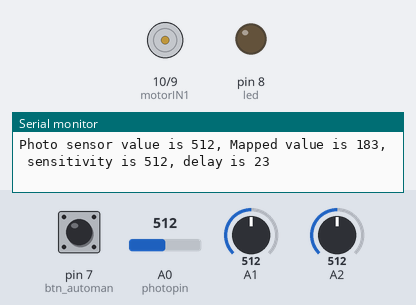
Simulated run of this sketch. Board: Arduino Uno, built with avr-gcc and run on an emulated ATmega328P. Parts: motor-driver pin pairs drawn as motors (green arrow = first pin HIGH = forward, orange = second pin HIGH = backward, longer = more drive), output pins drawn as LEDs (lit = HIGH), the last lines printed to the serial monitor. The inputs (shaded band) are chosen by the test bench; at power-on: A0 (photopin) = 512, pin 7 (btn_automan) LOW, A1 = 512, A2 = 512.

Above: at 1.8 s.
1.9 s: A0 (photopin) set to 701
3.4 s: A0 (photopin) set to 722
At 5.2 s:
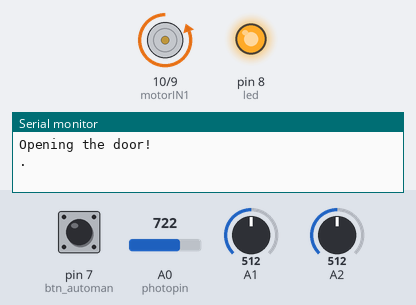
Timing chart, 0 to 50.6 s (numbered marks = the images above; inputs shaded):
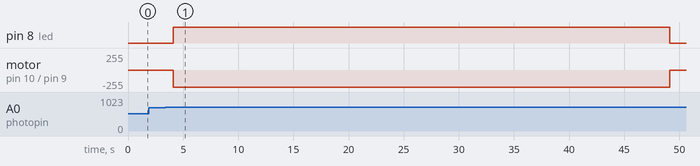

The sketch:

ChickenCoop_v2.ino
```cpp
const int btn_down = 5 ;
const int btn_up = 6 ;
const int btn_automan = 7 ;
const int led =  8;
const int motorIN1 = 10;  //sainsmart dual H bridge
const int motorIN2 = 9;
const int photopin = A0;  //100mW, 150VPK, 3Kohm with a 10K pulldown resistor

boolean isdooropen = false;

int BS_down = 0;  //button state for "down"
int BS_up = 0;  //button state for "up"
int BS_automan = 0;  //button state for "auto/manual"
int photovalue = 0; //storage for photocell value
int photovalueMap = 0;
int blueknobval = 0;
int goldknobval = 0;

void setup() {
  Serial.begin(9600);  //for debugging, comment out before install
  pinMode(motorIN1,OUTPUT);
  pinMode(motorIN2,OUTPUT);
  pinMode(led,OUTPUT);
  pinMode(btn_down,INPUT);
  pinMode(btn_up,INPUT);
  pinMode(btn_automan,INPUT);
}

void loop() {
  // read the state of the pushbutton value:
  BS_automan = digitalRead(btn_automan);
  blueknobval = analogRead(A2);  //blue knob controls delay
  goldknobval = analogRead(A1);  //gold knob controls sensitivity
  int bluemap = map(blueknobval, 0, 1024, 45, 0);
  int goldmap = map(goldknobval, 0, 1024, 1024, 0);

  if (BS_automan == HIGH) {
    // run in MANUAL mode:
    BS_down = digitalRead(btn_down);
    BS_up = digitalRead(btn_up);
    if (BS_down == HIGH) {
      digitalWrite(led, HIGH);
      digitalWrite(motorIN1, HIGH);
      digitalWrite(motorIN2, LOW);
    }
    else if (BS_up == HIGH) {
      digitalWrite(led, HIGH);
      digitalWrite(motorIN1, LOW);
      digitalWrite(motorIN2, HIGH);
    }
    else {
      digitalWrite(led, LOW);
      digitalWrite(motorIN1, LOW);
      digitalWrite(motorIN2, LOW);
    }

  } else {
    // run in AUTO mode:
    digitalWrite(led, LOW);
    digitalWrite(motorIN1, LOW);
    digitalWrite(motorIN2, LOW);
    photovalue = analogRead(photopin);
    photovalueMap = map(photovalue,400,1024,0,1024);
    Serial.print("Photo sensor value is ");
    Serial.print(photovalue);
    Serial.print(", Mapped value is ");
    Serial.print(photovalueMap);
    Serial.print(", sensitivity is ");
    Serial.print(goldmap);
    Serial.print(", delay is ");
    Serial.println(bluemap);
    if (photovalueMap < goldmap && isdooropen == true) {
      Serial.println("Beginning closing process!");
      for (int timer = 1; timer <= bluemap; timer++){
        for (int countdown = 0; countdown < 58; countdown++){
          delay(1000);
          Serial.print(".");
        }
        Serial.print(timer);
        Serial.println(" minutes have passed");
        digitalWrite(led,HIGH);
        delay(1000);
        digitalWrite(led,LOW);
      }
      digitalWrite(led, HIGH);
      digitalWrite(motorIN1, HIGH);
      digitalWrite(motorIN2, LOW);
      for (int timer = 1; timer <= 45; timer++){
        delay(1000);
        Serial.print(".");
      }
      digitalWrite(motorIN1, LOW);
      digitalWrite(led, LOW);
      isdooropen = false;
    }
    else if (photovalueMap > goldmap && isdooropen == false){
      Serial.println("Opening the door!");
      digitalWrite(led, HIGH);
      digitalWrite(motorIN1, LOW);
      digitalWrite(motorIN2, HIGH);
      for (int timer = 1; timer <= 45; timer++){
        delay(1000);
        Serial.print(".");
      }
      digitalWrite(motorIN2, LOW);
      digitalWrite(led, LOW);
      isdooropen = true;
    }
  }
  delay(1000);
}
```

Measured:
- the behaviour switches between 712 and 713 on A0 (photopin) (found by bisection; images 0 and 1)
- after the input at 3.4 s, pin 8 (led): LOW → HIGH after 0.71 s, → LOW 45.0 s later; motor on pin 10 (motorIN1) / pin 9 (motorIN2): stopped → backward 255/255 after 0.71 s, → stopped 45.0 s later
